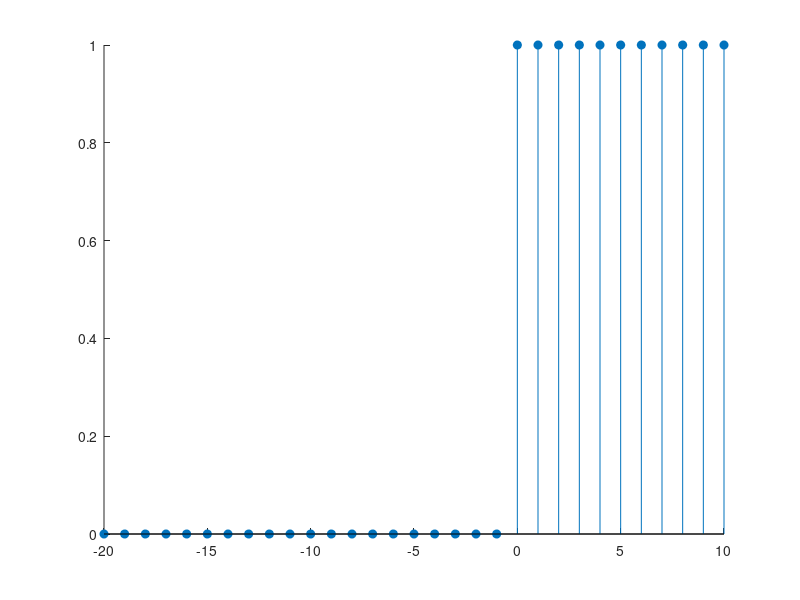

The MATLAB source for this figure: (Note: this script raises an error after producing the figure.)
clear all;
% range
n = -20:10;
 % fill x with zeros;
x = zeros(size(n)); %or % x = 0.*x;

for i = 1:length(n)
    if n(i) >= 0
        x(i) = 1;
    end
end
%plot
stem(n,x,"filled",LineStyle="-",LineWidth=3,Color='b',Marker='+',MarkerSize=8,MarkerEdgeColor='auto',MarkerFaceColor='b');
title('Discrete time Unit Func')
ylabel('x(n)')
xlabel('n')
grid off;

